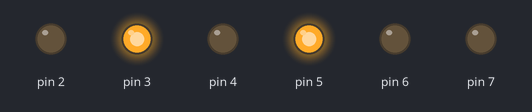
The sketch below on a simulated Arduino Uno, built with avr-gcc and run on an emulated ATmega328P. Shown: output pins drawn as LEDs (lit = HIGH).

Above: at 1.5 s.
At 7.2 s:
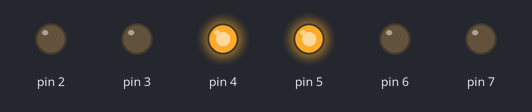
At 11.1 s:
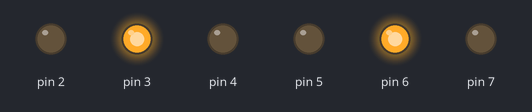
Timing chart, 0 to 14.8 s (numbered marks = the images above):
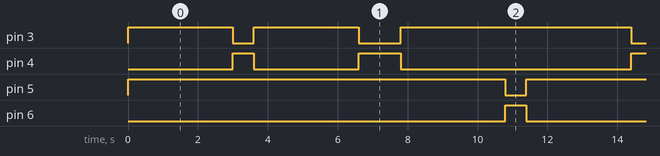

The sketch:

moteurs.ino
```cpp
int sens=0;
char chaine="";
int buffer=0;

void avance(){
  analogWrite(2,85);
  analogWrite(3,255);
  analogWrite(4,0);
  analogWrite(7,100);
  analogWrite(6,0);
  analogWrite(5,255);
}
void gauche(){
  analogWrite(2,85);
  analogWrite(3,255);
  analogWrite(4,0);
  analogWrite(7,100);
  analogWrite(6,255);
  analogWrite(5,0);

}
void droite(){
  analogWrite(2,85);
  analogWrite(3,0);
  analogWrite(4,255);
  analogWrite(7,100);
  analogWrite(6,0);
  analogWrite(5,255);
}
void demiTour()
{
  analogWrite(2,85);
  analogWrite(3,255);
  analogWrite(4,0);
  analogWrite(7,100);
  analogWrite(6,255);
  analogWrite(5,0);
}
void setup() {
  // put your setup code here, to run once:

}

void loop() {
  // put your main code here, to run repeatedly:
  avance();
  delay(3000);
  droite();
  delay(600);
  avance();
  delay(3000);
  droite();
  delay(1200);
  avance();
  delay(3000);
  gauche();
  delay(600);


}
```

Measured:
- by itself, pin 3: repeats every 11.4 s: LOW 0.60 s, HIGH 3.0 s, LOW 1.2 s, HIGH 6.6 s
- by itself, pin 4: repeats every 11.4 s: LOW 3.0 s, HIGH 1.2 s, LOW 6.6 s, HIGH 0.60 s
- by itself, pin 5: alternates HIGH for 10.8 s and LOW for 0.60 s
- by itself, pin 6: alternates HIGH for 0.60 s and LOW for 10.8 s
